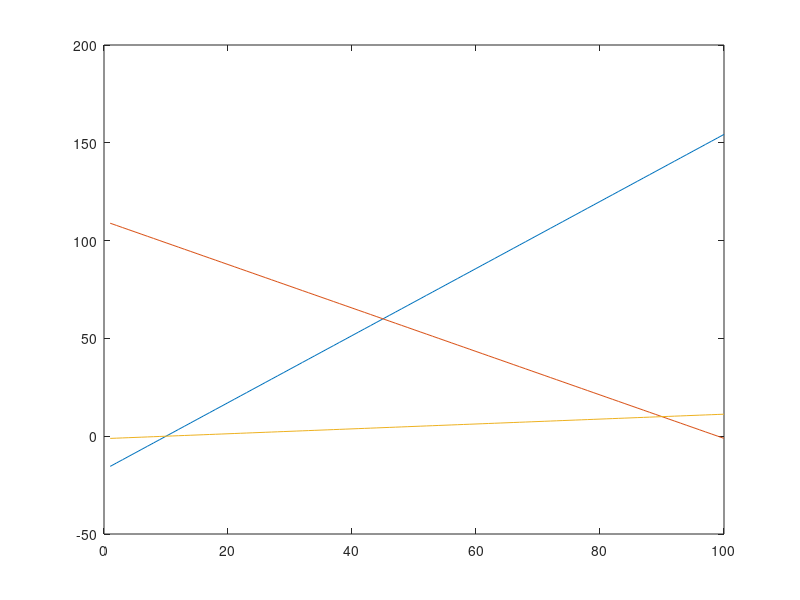

Recreate this plot in MATLAB.
%% create a triangle by specifying three points


point1 = [45,60];
point2 = [10,0]; 
point3 = [90,10];

TriangleCoords = [point1; point2; point3];
xmin = min(TriangleCoords(:,1));
xmax = max(TriangleCoords(:,1));
m1 = (point1(2)-point2(2))/(point1(1)-point2(1));
m2 = (point1(2)-point3(2))/(point1(1)-point3(1));
m3 = (point3(2)-point2(2))/(point3(1)-point2(1));
b1 = point1(2) -m1*point1(1);
b2 = point1(2) -m2*point1(1);
b3 = point2(2) -m3*point2(1);
line1 = [m1,b1];
line2 = [m2,b2];
line3 = [m3,b3];

x = linspace(1,100,100)
figure;
plot(m1*x+b1)
hold on;
plot(m2*x+b2)
plot(m3*x+b3)

Nx = 100; Ny=100;
N =[Nx,Ny];
M = ones(100,100);

[X,Y] = ind2sub(N,1:prod(N));





